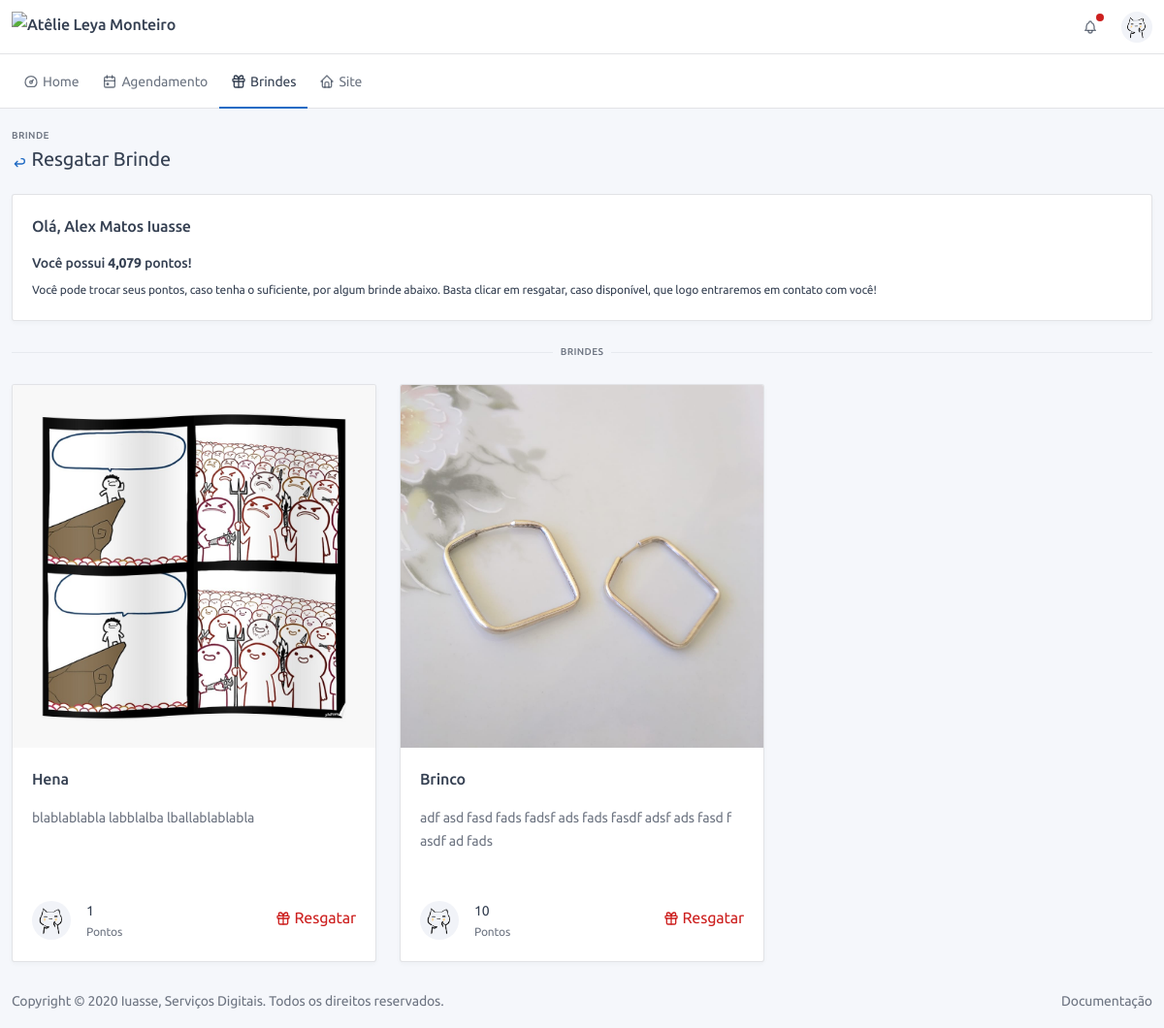
The page /user/frontend/reward/ (signed in) on the database its author committed.
### users/models.py (models this page shows, shortened)
class Profile(BaseModel):
    name = models.CharField("nome completo", max_length=150)
    birth_date = models.DateField('data de nascimento', blank=True, null=True, help_text="Informe uma data válida!")
    whatsapp = models.CharField('whatsapp', max_length=16, help_text="Esse será o número usado para contato!")
    total_of_points = models.IntegerField(default=0, verbose_name='Total de pontos')
    user = models.OneToOneField(User, on_delete=models.CASCADE)

### config/models.py (models this page shows, shortened)
class BaseConfigModel(BaseModel):
    name = models.CharField("nome", max_length=128)
    class Meta:
        abstract = True

class Reward(BaseConfigModel):
    contextual = models.CharField("cor", default="#ffffff", max_length=7,
                                  help_text="Escolha uma cor para representar esse brinde!")
    quantity_in_points = models.IntegerField("quantidade de pontos", default=1)
    available = models.BooleanField("Disponível", default=True)
    description = models.TextField("Descrição", blank=True, help_text="Usado no site para descrever o brinde")
    image = models.ImageField("Foto", upload_to='images/', help_text="Foto representando o brinde.",
                              blank=True, null=True)

### users/views.py (the view)
# urls.py: path('reward/', reward_frontend, name='reward'),
@login_required
@require_http_methods(["GET"])
def reward_frontend(request):
    return render(request, template_name='homepage_perfil/reward.html', context={
        'rewards': Reward.objects.filter(available=True),
    })

### frontend/templates/homepage_perfil/reward.html (shortened to what this page needs)
{% extends './base.html' %}
{% load static %}
{% block content %}
<div class="container-xl">
    <div class="page-header">
        <div class="row align-items-center">
            <div class="col-auto">
                <div class="page-pretitle">Brinde</div>
                <h2 class="page-title">
                    <a data-toggle="tooltip" href="{% url 'users:frontend:profile' %}" title="Voltar">
                        <span class="text-primary">{{ICON_ARROW_BACK|safe}}</span>
                    </a>
                    Resgatar Brinde
                </h2>
            </div>
        </div>
    </div>
    <div class="card">
        <div class="card-body">
            <h3 class="card-title">Olá, {{user.profile.name}}</h3>
            <h4 class="card-text">
                Você possui
                <span class="font-weight-bold" data-countup="">{{user.profile.total_of_points}}</span>
                pontos!
            </h4>
            <p class="card-text small">
                Você pode trocar seus pontos, caso tenha o suficiente,
                por algum brinde abaixo. Basta clicar em resgatar, caso disponível, que logo
                entraremos em contato com você!
            </p>
        </div>
    </div>
    <div class="hr-text">Brindes</div>
    <div class="row row-deck">
        {% for r in rewards %}
        <div class="col-sm-4 col-xl-4">
            <div class="card d-flex flex-column">
                <img alt="{{r.name}}" class="card-img-top" src="/media/{{r.image}}">
                <div class="card-body d-flex flex-column">
                    <h3 class="card-title"> {{r.name}}</h3>
                    <div class="text-muted">{{r.description}}</div>
                    <div class="d-flex align-items-center pt-5 mt-auto">
                        <span class="avatar avatar-md"
                              style="background-image: url('{% static 'avatars/000.png' %}')"></span>
                        <div class="ml-3">
                            <span class="text-body" data-countup>{{r.quantity_in_points}}</span>
                            <small class="d-block text-muted">Pontos</small>
                        </div>
                        <div class="ml-auto">
                            {% if r.quantity_in_points < user.profile.total_of_points %}
                            <a class="icon ml-3 text-red"
                               href="#"
                               onclick="event.preventDefault(); confirm('{{r.name}}', '{% url 'users:frontend:reward_retrieve' rpk=r.pk %}')">
                                {{ICON_GIFT|safe}} Resgatar
                            </a>
                            {% else %}
                            <span class="icon ml-3 text-red">
                                {{ICON_TRIANGLE_ALERT|safe}} Insuficiente
                            </span>
                            {% endif %}
                        </div>
                    </div>
                </div>
            </div>
        </div>
        {% endfor %}
    </div>
</div>
{% endblock %}

### frontend/templates/homepage_perfil/base.html (style rules this page uses)
body { display: none; }

### rows shown on the page
Reward: image (picture), name "Hena", description "blablablabla labblalba lballablablabla", quantity_in_points "1"
Reward: image (picture), name "Brinco", description "adf asd fasd fads fadsf ads fads fasdf adsf ads fasd f asdf ad fads", quantity_in_points "10"

### other values the page prints
{{ user.profile.name }} "Alex Matos Iuasse"
{{ user.profile.total_of_points }} "4,079"
